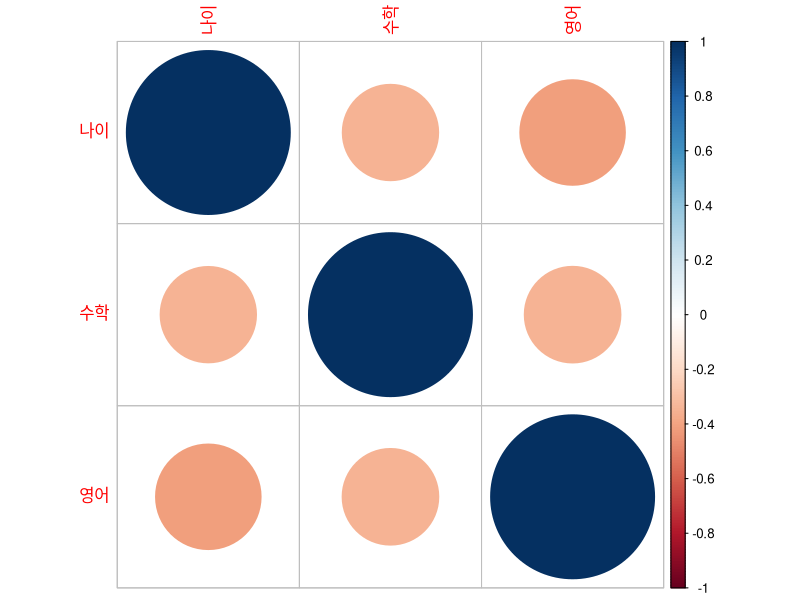

Reproduce this figure in R.


# 엑셀 파일 읽기 패키지 로드
library(readxl)

# 이전 실습에서 생성한 엑셀 파일 읽기
students <- read_excel("data/my_students.xlsx", sheet = "Sheet1")

# 영어 점수와 수학 점수간 상관계수 구하기
correlation <- cor(students$수학, students$영어)

print(paste("수학과 영어 점수 간의 상관계수: ", correlation))


# corrplot 패키지 설치 (이미 설치된 경우 생략 가능)
install.packages("corrplot")

# corrplot 패키지 로드
library(corrplot)

# 엑셀 파일 읽기 패키지 로드
library(readxl)

# 이전 실습에서 생성한 엑셀 파일 읽기
students <- read_excel("data/my_students.xlsx", sheet = "Sheet1")

# 상관계수 행렬 계산
correlation_matrix <- cor(students[, c("나이", "수학", "영어")])

# 상관계수 행렬 시각화
corrplot(correlation_matrix, method = "circle")
